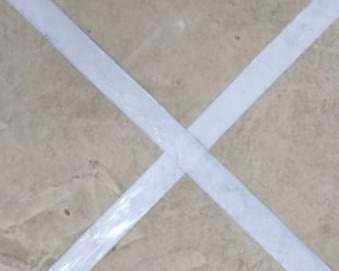
#> input picture Python-OpenCV/cross.jpg, 339 x 271 px, given in place of the camera
$ python main.py   (Python 2 division)
#> lines starting #> are read from the running program, lines starting #| are printed output that depends on the picture; after the words box and inside, x2 and y2 are one past the last pixel; in counts of white or black regions, pixels touching at a corner belong together
### Python-OpenCV/USBcamRead.py
from threading import Thread
import cv2

class USBcamStream:
    def __init__(self, src=0):
        # initialize the video camera stream and read the first frame
        # from the stream
#> called with src = 0
        self.stream = cv2.VideoCapture(src)
        (self.grabbed, self.frame) = self.stream.read()
#> self.frame is the input picture: shape (271, 339, 3); mean B, G, R 170.9, 172.9, 175.1

        # initialize the variable used to indicate if the thread should
        # be stopped
        self.stopped = False

    def start(self):
        # start the thread to read frames from the video stream
        Thread(target=self.update, args=()).start()
        return self

    def update(self):
        # keep looping infinitely until the thread is stopped
        while True:
            # if the thread indicator variable is set, stop the thread
            if self.stopped:
                return

            # otherwise, read the next frame from the stream
            (self.grabbed, self.frame) = self.stream.read()

    def read(self):
        # return the frame most recently read
        return self.frame

    def stop(self):
        # indicate that the thread should be stopped
        self.stopped = True

### Python-OpenCV/cross_locate.py
import numpy as np
import cv2

class CrossLocate:
    def __init__(self, frame_src):
        rows, cols, chs = frame_src.shape
#> rows = 271; cols = 339; chs = 3
        #print rows, cols

    #convert gray image to binary image
    def gray2binary(self, frame_src):
        gray = cv2.cvtColor(frame_src, cv2.COLOR_BGR2GRAY)
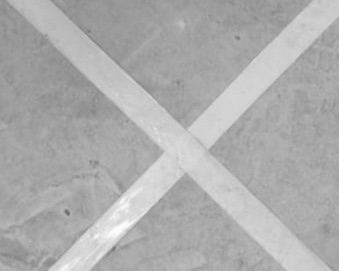
#> gray: shape (271, 339); min 107, max 253, mean 173.3
        ret, binary = cv2.threshold(gray, 160, 255, cv2.THRESH_BINARY)
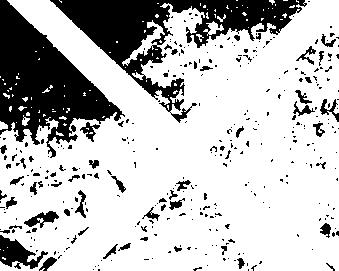
#> binary: shape (271, 339); 75.2% white; 348 black regions (296 under 20 px), largest, box (x1, y1, x2, y2) and area: (50, 0, 307, 123) 8895, (0, 0, 125, 158) 8861, (0, 235, 48, 269) 773
        img_blurred = cv2.medianBlur(binary, 5)
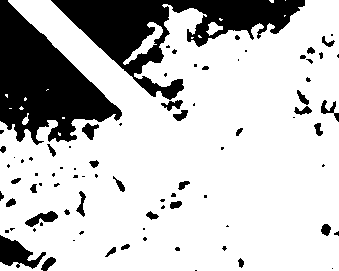
#> img_blurred: shape (271, 339); 76.8% white; 84 black regions (49 under 20 px), largest, box (x1, y1, x2, y2) and area: (0, 0, 122, 145) 9025, (51, 0, 305, 100) 8889, (0, 235, 46, 269) 772
        return img_blurred

    #find contours, apply erosion and dilation to fill in small holes
    def findContours(self, binary_img, frame_draw):
        #erosion = cv2.erode(binary_img, (2, 2), iterations=2)
        dilation = cv2.dilate(binary_img, (5, 5), iterations=2)
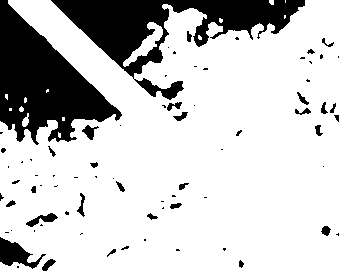
#> dilation: shape (271, 339); 78.9% white; 76 black regions (47 under 20 px), largest, box (x1, y1, x2, y2) and area: (0, 0, 122, 145) 8660, (51, 0, 305, 100) 8454, (0, 237, 46, 269) 656
        #canny edges detection
        edges = cv2.Canny(dilation, 50, 150, apertureSize=3)
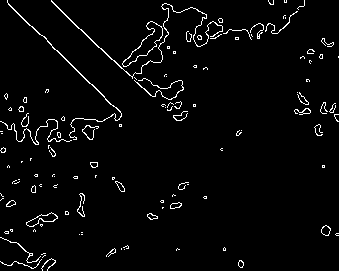
#> edges: shape (271, 339); 3.1% white in thin lines or dots
        #hough lines detection
        lines = cv2.HoughLinesP(edges, 1, np.pi / 180, 100, 100, 30)
#> lines = [[7, 2, 41, 35]]

        try:
            lines2D = lines[:, 0, :]
#> lines2D = [[7, 2, 41, 35]]
        except TypeError:
            print 0
        else:
            for x1, y1, x2, y2 in lines2D:
                cv2.line(frame_draw, (x1, y1), (x2, y2), (0, 0, 255), 2)
#> this loop made 1 pass
            return lines2D, frame_draw

    #get the coordinate of the cross center
    # [18 lines left out: function centerCoordinate, not called in this run]

### Python-OpenCV/main.py
from cross_locate import CrossLocate
from USBcamRead import USBcamStream
import matplotlib.pyplot as plt
import cv2
import numpy as np

cam = USBcamStream(src=0).start()

while(1):
    frame = cam.read()
    frame_org = CrossLocate(frame)
    frame_binary = frame_org.gray2binary(frame)
    try:
        lines, contours = frame_org.findContours(frame_binary, frame)
#> lines = [[7, 2, 41, 35]]
    except TypeError:
        continue
    else:
        k = cv2.waitKey(1)
#> (key Esc is pressed here)
        if k == 27:
            break

        cv2.imshow('cam', contours)
        print lines
        print '/n'

cv2.destroyAllWindows()
cam.stop()
